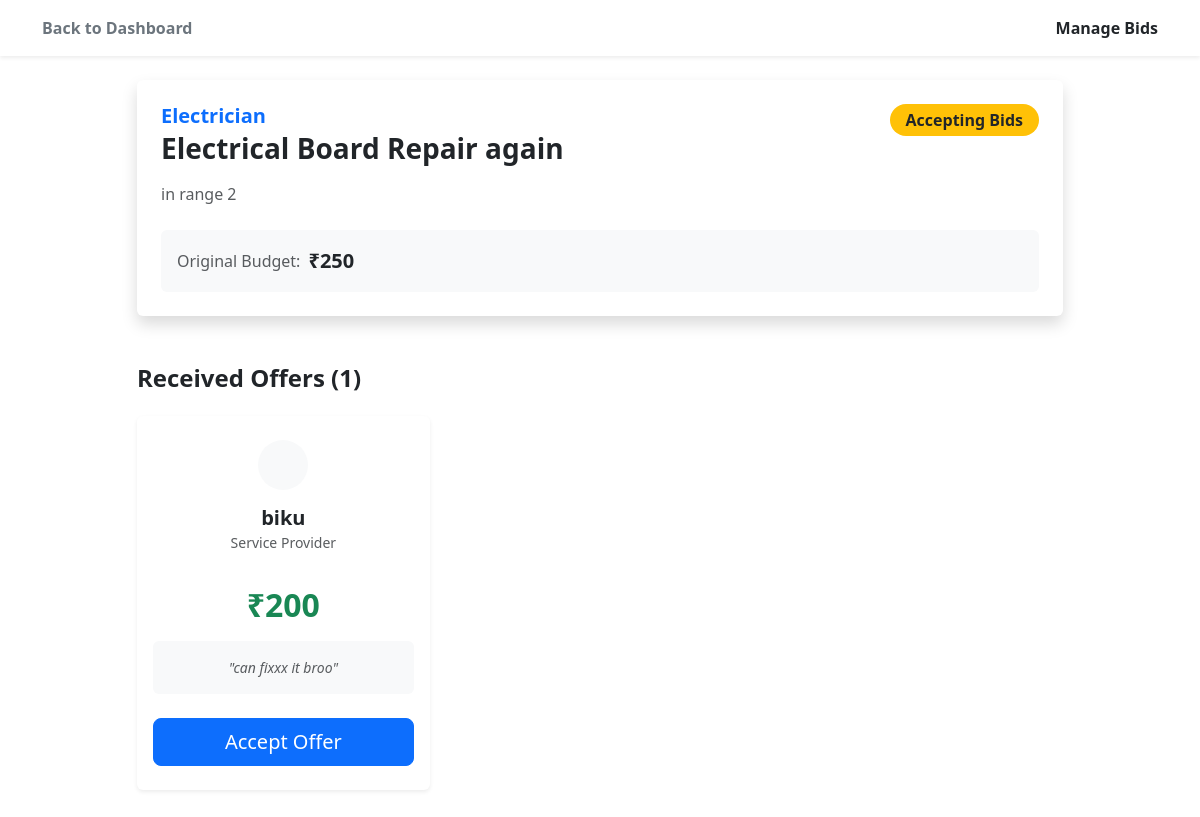
Page /view_bids/7 (signed in) on the earlier database version.
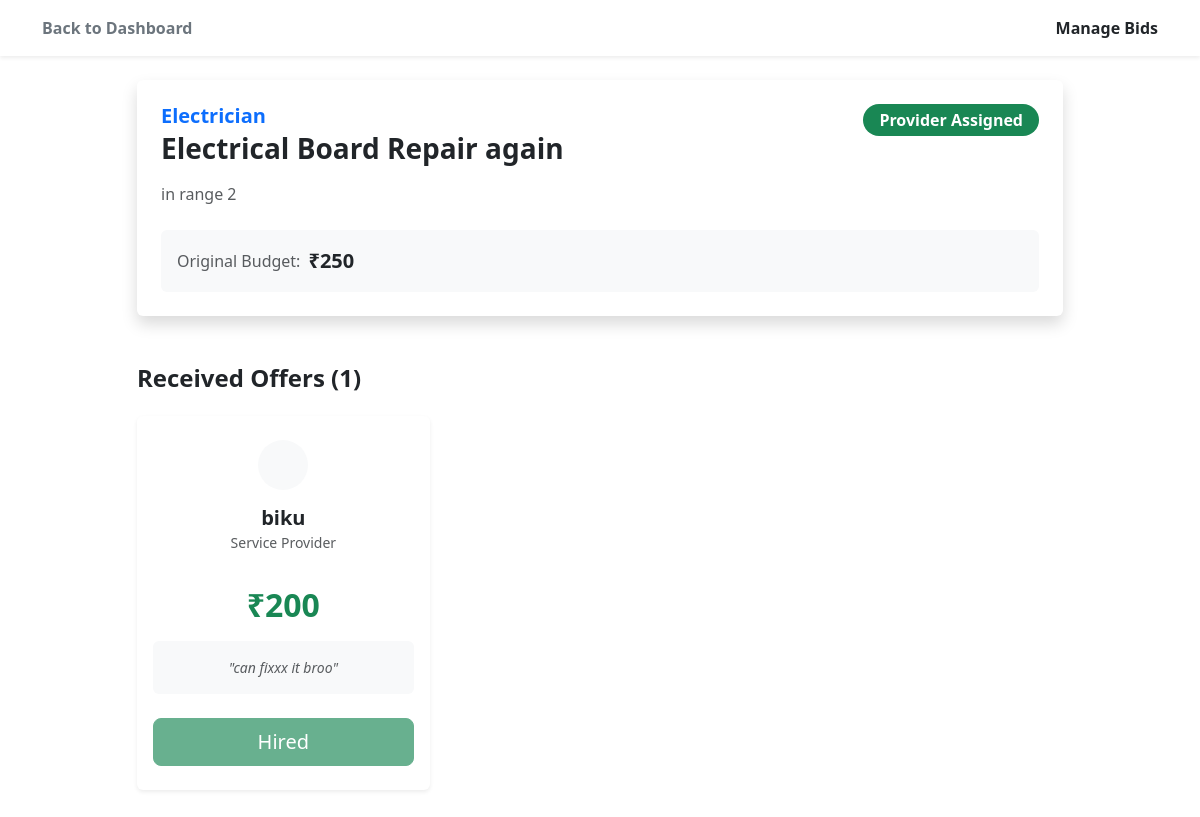
Same page on the later database version.
### app.py (models this page shows)
class service_request(db.Model):
    id=db.Column(db.Integer, primary_key=True)
    consumer_id=db.Column(db.Integer, nullable=False)
    con_latitude = db.Column(db.Float, nullable=False)
    con_longitude = db.Column(db.Float, nullable=False)
    service_title=db.Column(db.String(200), nullable=False)
    service_type=db.Column(db.String(50), nullable=False)
    budget=db.Column(db.Integer, nullable=False)
    desc=db.Column(db.String(500), nullable=False)
    is_active=db.Column(db.Boolean, default=True)
    is_inprogress=db.Column(db.Boolean, default=False)
    assigned_provider_id=db.Column(db.Integer, nullable=True)
    created_at=db.Column(db.DateTime, default=db.func.current_timestamp())

class bids(db.Model):
    id=db.Column(db.Integer, primary_key=True)
    bid_amount=db.Column(db.Integer, nullable=False)
    ser_req_id=db.Column(db.Integer, nullable=False)
    con_id=db.Column(db.Integer, nullable=False)
    prov_id=db.Column(db.Integer, nullable=False)
    msg=db.Column(db.String(500), nullable=False)

class users(db.Model):
    id = db.Column(db.Integer, primary_key=True)
    email = db.Column(db.String(120), unique=True, nullable=False, index=True)
    password_hash = db.Column(db.String(255), nullable=False)
    full_name = db.Column(db.String(120), nullable=False)
    latitude = db.Column(db.Float, nullable=False)
    longitude = db.Column(db.Float, nullable=False)
    radius_km = db.Column(db.Float, default=5.0)  # optional usage
    is_provider = db.Column(db.Boolean, default=False)
    is_consumer = db.Column(db.Boolean, default=False)
    user_skill=db.Column(db.String(20), nullable=True)
    created_at = db.Column(db.DateTime, default=db.func.current_timestamp())

### app.py (the view)
@app.route('/view_bids/<int:req_id>')
def view_bids(req_id):
    if 'user_id' not in session:
        return redirect(url_for('login'))
    req = service_request.query.get_or_404(req_id)
    if req.consumer_id != session['user_id']:
        flash("You are not authorized to view this request.")
        return redirect(url_for('consumer_dashboard'))
    results = db.session.query(bids, users).join(users, bids.prov_id == users.id).filter(bids.ser_req_id == req_id).all()
    return render_template('consumer/view_bids.html', service=req, bid_data=results)

### templates/consumer/view_bids.html (shortened to what this page needs)
{% extends 'base.html' %}
{% block body %}
<nav class="navbar navbar-light bg-white shadow-sm mb-4">
    <div class="container">
        <a href="{{ url_for('consumer_dashboard') }}" class="text-decoration-none text-secondary fw-bold">
             Back to Dashboard
        </a>
        <span class="navbar-text fw-bold text-dark">
            Manage Bids
        </span>
    </div>
</nav>
<div class="container pb-5">
    <div class="row justify-content-center mb-5">
        <div class="col-lg-10">
            <div class="card shadow border-0">
                <div class="card-body p-4">
                    <div class="d-flex justify-content-between align-items-start">
                        <div>
                            <h5 class="text-primary fw-bold mb-1">{{ service.service_type }}</h5>
                            <h3 class="fw-bold text-dark mb-3">{{ service.service_title }}</h3>
                        </div>
                        {% if service.assigned_provider_id %}
                            <span class="badge bg-success fs-6 rounded-pill px-3 py-2">
                                 Provider Assigned
                            </span>
                        {% else %}
                            <span class="badge bg-warning text-dark fs-6 rounded-pill px-3 py-2">
                                 Accepting Bids
                            </span>
                        {% endif %}
                    </div>
                    <p class="text-muted mb-4">{{ service.desc }}</p>
                    <div class="d-flex align-items-center p-3 bg-light rounded">
                        <span class="text-muted me-2">Original Budget:</span>
                        <span class="fw-bold text-dark fs-5">₹{{ service.budget }}</span>
                    </div>
                </div>
            </div>
        </div>
    </div>
    <div class="row justify-content-center">
        <div class="col-lg-10">
            <h4 class="fw-bold mb-4">Received Offers ({{ bid_data|length }})</h4>
            <div class="row row-cols-1 row-cols-md-2 row-cols-lg-3 g-4">
                {% for bid, provider in bid_data %}
                <div class="col">
                    <div class="card h-100 shadow-sm border-0
                        {% if service.assigned_provider_id == provider.id %} border-success border-2 shadow {% elif service.assigned_provider_id %} opacity-75 {% endif %}">
                        <div class="card-header bg-transparent border-0 pt-4 pb-0 text-center">
                            <div class="bg-light rounded-circle d-inline-flex align-items-center justify-content-center mb-3" style="width: 50px; height: 50px;">
                            </div>
                            <h5 class="fw-bold mb-0">{{ provider.full_name }}</h5>
                            <small class="text-muted">Service Provider</small>
                        </div>
                        <div class="card-body text-center">
                            <h2 class="text-success fw-bold my-3">₹{{ bid.bid_amount }}</h2>
                            <div class="p-3 bg-light rounded fst-italic text-muted small">
                                "{{ bid.msg }}"
                            </div>
                        </div>
                        <div class="card-footer bg-transparent border-0 pb-4">
                            <div class="d-grid gap-2">
                                {% if not service.assigned_provider_id %}
                                    <a href="{{ url_for('accept_bid', bid_id=bid.id) }}"
                                       class="btn btn-primary btn-lg"
                                       onclick="return confirm('Are you sure you want to hire {{ provider.full_name }} for ₹{{ bid.bid_amount }}?');">
                                       Accept Offer
                                    </a>
                                {% elif service.assigned_provider_id == provider.id %}
                                    <button class="btn btn-success btn-lg disabled" disabled>
                                         Hired
                                    </button>
                                {% else %}
                                    <button class="btn btn-outline-secondary disabled" disabled>
                                        Not Selected
                                    </button>
                                {% endif %}
                            </div>
                        </div>
                    </div>
                </div>
                {% endfor %}
            </div>
        </div>
    </div>
</div>
{% endblock body %}

### templates/base.html (shortened to what this page needs)
<!DOCTYPE html>
<html lang="en">
<head>
    <link href="https://cdn.jsdelivr.net/npm/bootstrap@5.3.7/dist/css/bootstrap.min.css" rel="stylesheet"
>
    <link rel="stylesheet" href="https://unpkg.com/leaflet@1.9.4/dist/leaflet.css" />
</head>
<body>
    {% block body %}
    {% endblock body %}
</body>
</html>

Differences in the rows shown:
changed service_request "Electrical Board Repair again": assigned_provider_id empty → 2 (drawn)
computed for bids "can fixxx it broo": text "Accept Offer" → "Hired"
Other differences:
text no longer shown: "Accepting Bids"
text now shown: "Provider Assigned"
